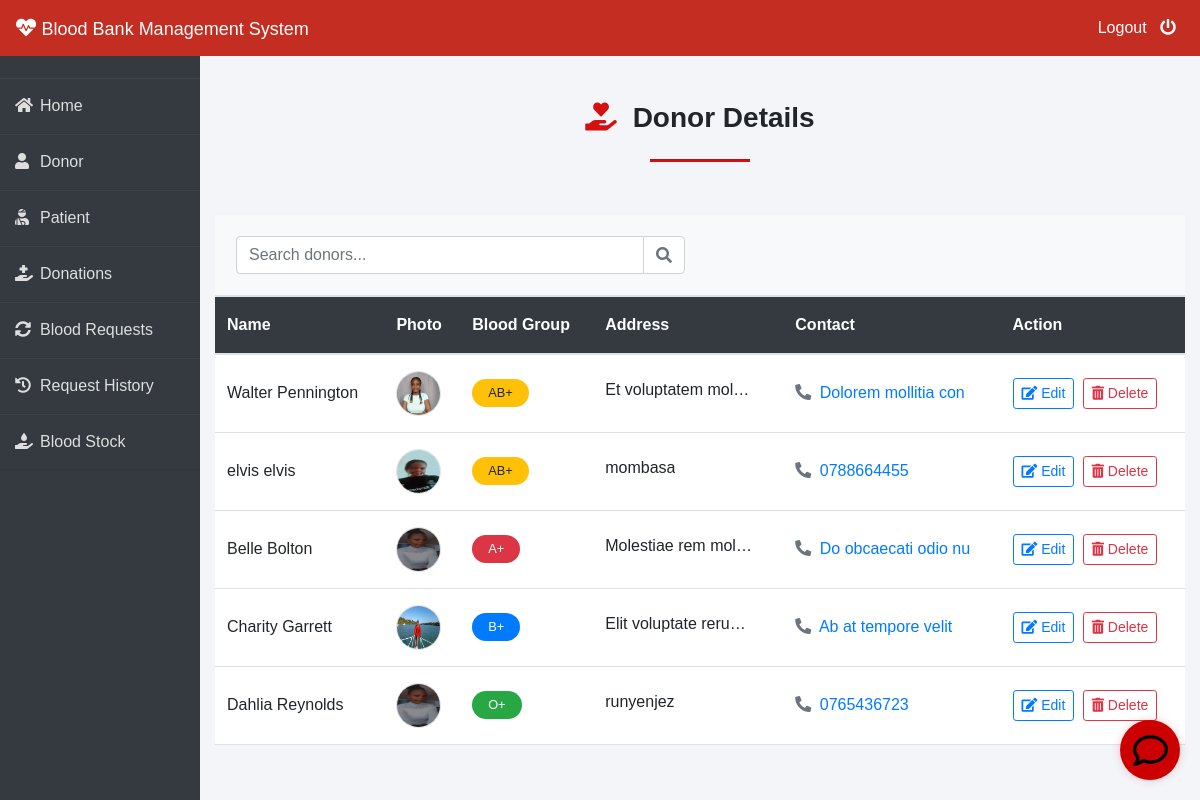
The app's page /admin-donor (signed in), older data.
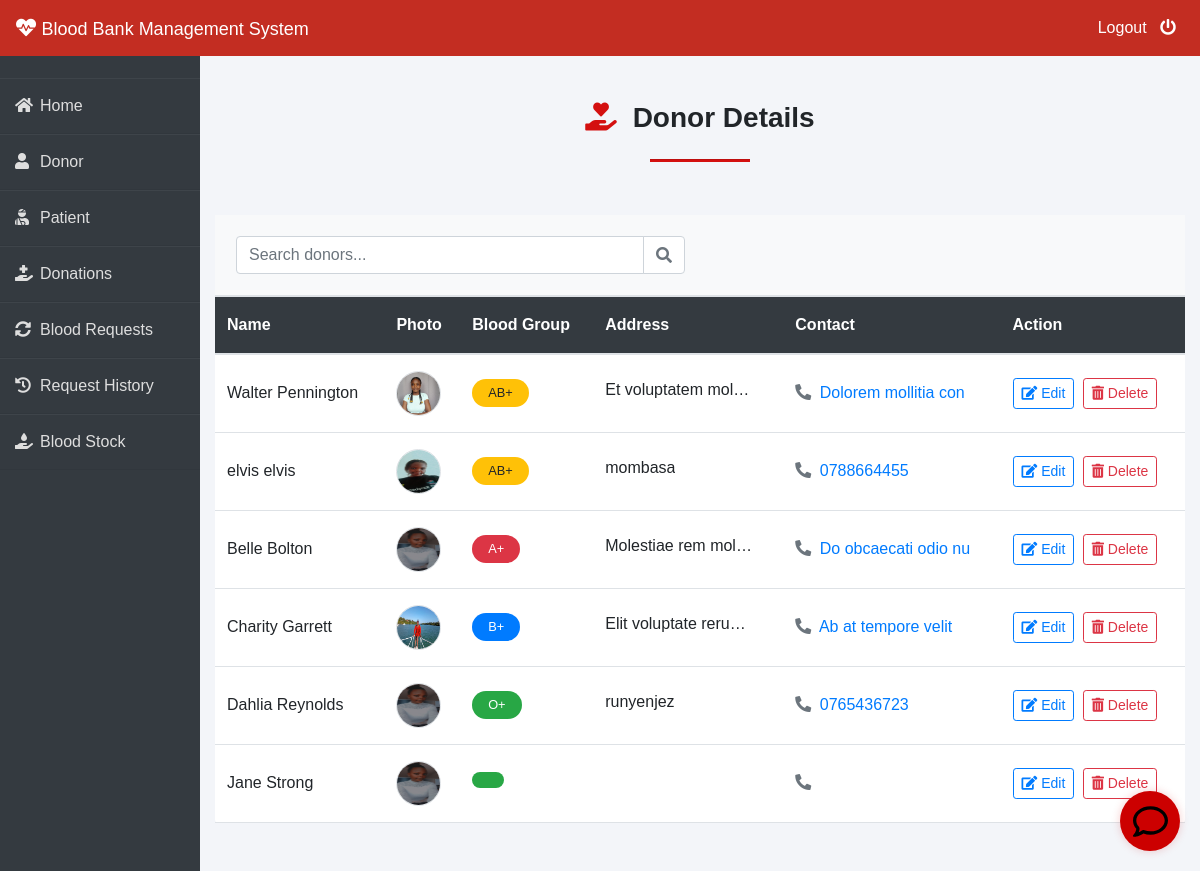
The same page, newer data.
### donor/models.py (models this page shows, shortened)
class Donor(models.Model):
    user=models.OneToOneField(User,on_delete=models.CASCADE)
    profile_pic= models.ImageField(upload_to='profile_pic/Donor/')
    bloodgroup=models.CharField(max_length=10)
    address = models.CharField(max_length=40)
    mobile = models.CharField(max_length=20,null=False)
    email = models.EmailField(max_length=100, null=True, blank=True)  # New field
    last_donation_date = models.DateTimeField(null=True, blank=True)  # Track last donation
    health_status = models.CharField(max_length=20, default='UNKNOWN',
                                    choices=(('ELIGIBLE', 'Eligible'),
                                            ('INELIGIBLE', 'Ineligible'),
                                            ('UNKNOWN', 'Unknown')))
    status = models.CharField(max_length=20, default="PENDING",
                             choices=(('PENDING', 'Pending'), ('APPROVED', 'Approved')))
    @property
    def get_name(self):
        return self.user.first_name+" "+self.user.last_name

### blood/views.py (the view)
# urls.py: path('admin-donor', views.admin_donor_view,name='admin-donor'),
@login_required(login_url='adminlogin')
def admin_donor_view(request):
    donors=dmodels.Donor.objects.all()
    return render(request,'blood/admin_donor.html',{'donors':donors})

### templates/blood/admin_donor.html (shortened to what the changed rows need)
{% extends 'blood/adminbase.html' %}
{% block content %}
{% load widget_tweaks %}
{% load static %}
<div class="container py-5">
<div class="card shadow-sm border-0 rounded-lg overflow-hidden">
    <div class="card-body p-0">
        <div class="table-responsive">
            <table class="table table-hover mb-0">
                <thead>
                    <tr class="bg-dark">
                        <th scope="col" class="text-white font-weight-medium py-3">Name</th>
                        <th scope="col" class="text-white font-weight-medium py-3">Photo</th>
                        <th scope="col" class="text-white font-weight-medium py-3">Blood Group</th>
                        <th scope="col" class="text-white font-weight-medium py-3">Address</th>
                        <th scope="col" class="text-white font-weight-medium py-3">Contact</th>
                        <th scope="col" class="text-white font-weight-medium py-3">Action</th>
                    </tr>
                </thead>
                <tbody>
                    {% for t in donors %}
                    <tr class="border-bottom">
                        <td class="align-middle py-3">
                            <span class="font-weight-medium">{{t.get_name}}</span>
                        </td>
                        <td class="align-middle py-3">
                            <img src="{% if t.profile_pic %}{% static t.profile_pic.url %}{% else %}{% static 'profile_pic/Donor/cutie.jpg' %}{% endif %}"
                                 alt="Profile" class="rounded-circle border" height="45px" width="45px" />
                        </td>
                        <td class="align-middle py-3">
                            <span class="badge badge-pill px-3 py-2
                            {% if t.bloodgroup == 'A+' or t.bloodgroup == 'A-' %}badge-danger
                            {% elif t.bloodgroup == 'B+' or t.bloodgroup == 'B-' %}badge-primary
                            {% elif t.bloodgroup == 'AB+' or t.bloodgroup == 'AB-' %}badge-warning
                            {% else %}badge-success{% endif %}">
                                {{t.bloodgroup}}
                            </span>
                        </td>
                        <td class="align-middle py-3">
                            <span class="text-truncate d-inline-block" style="max-width: 150px;"
                                  data-toggle="tooltip" title="{{t.address}}">
                                {{t.address}}
                            </span>
                        </td>
                        <td class="align-middle py-3">
                            <a href="tel:{{t.mobile}}" class="text-decoration-none">
                                <i class="fas fa-phone-alt mr-1 text-muted"></i> {{t.mobile}}
                            </a>
                        </td>
                        <td class="align-middle py-3">
                            <a href="{% url 'update-donor' t.id %}" class="btn btn-sm btn-outline-primary mr-1">
                                <i class="fas fa-edit"></i> Edit
                            </a>
                            <a href="#" class="btn btn-sm btn-outline-danger" data-toggle="modal"
                               data-target="#deleteModal{{t.id}}">
                                <i class="fas fa-trash-alt"></i> Delete
                            </a>
                        </td>
                    </tr>
                    {% endfor %}
                </tbody>
            </table>
        </div>
    </div>
</div>
</div>
{% endblock content %}

Row changes from the older to the newer data that the page shows:
added Donor: get_name "Jane Strong"
